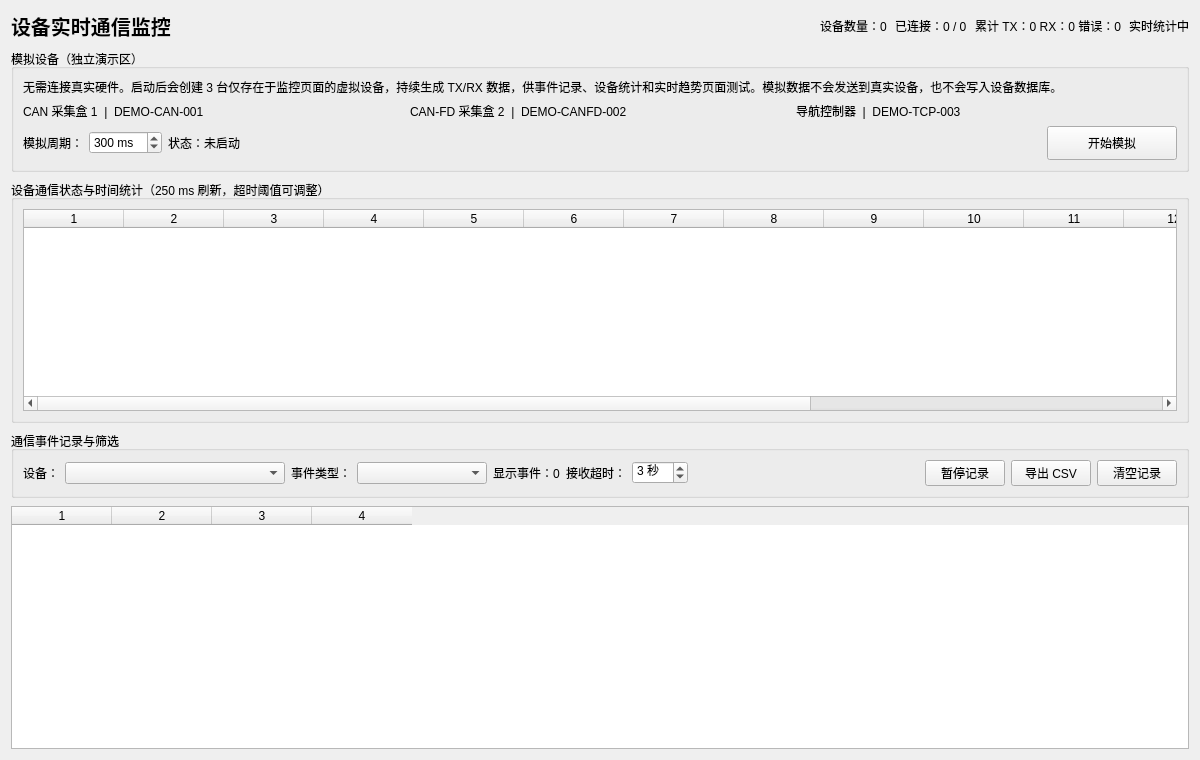
<?xml version="1.0" encoding="UTF-8"?>
<ui version="4.0">
 <class>MonitorPage</class>
 <widget class="QWidget" name="monitorPage">
  <property name="geometry">
   <rect><x>0</x><y>0</y><width>1200</width><height>760</height></rect>
  </property>
  <property name="windowTitle"><string>实时监控</string></property>
  <layout class="QVBoxLayout" name="verticalLayout">
   <property name="spacing"><number>8</number></property>
   <item>
    <layout class="QHBoxLayout" name="summaryLayout">
     <item>
      <widget class="QLabel" name="monitorTitleLabel">
       <property name="text"><string>设备实时通信监控</string></property>
       <property name="styleSheet"><string notr="true">font-size: 20px; font-weight: 600;</string></property>
      </widget>
     </item>
     <item><spacer name="summarySpacer"><property name="orientation"><enum>Qt::Horizontal</enum></property><property name="sizeHint" stdset="0"><size><width>30</width><height>20</height></size></property></spacer></item>
     <item><widget class="QLabel" name="deviceCountLabel"><property name="text"><string>设备数量：0</string></property></widget></item>
     <item><widget class="QLabel" name="connectedCountLabel"><property name="text"><string>已连接：0 / 0</string></property></widget></item>
     <item><widget class="QLabel" name="trafficSummaryLabel"><property name="text"><string>累计 TX：0 RX：0 错误：0</string></property></widget></item>
     <item><widget class="QLabel" name="monitorStateLabel"><property name="text"><string>实时统计中</string></property></widget></item>
    </layout>
   </item>
   <item>
    <widget class="QGroupBox" name="demoGroup">
     <property name="title"><string>模拟设备（独立演示区）</string></property>
     <layout class="QVBoxLayout" name="demoLayout">
      <item>
       <widget class="QLabel" name="demoDescriptionLabel">
        <property name="text"><string>无需连接真实硬件。启动后会创建 3 台仅存在于监控页面的虚拟设备，持续生成 TX/RX 数据，供事件记录、设备统计和实时趋势页面测试。模拟数据不会发送到真实设备，也不会写入设备数据库。</string></property>
        <property name="wordWrap"><bool>true</bool></property>
       </widget>
      </item>
      <item>
       <layout class="QHBoxLayout" name="demoDeviceLayout">
        <item><widget class="QLabel" name="demoCanLabel"><property name="text"><string>CAN 采集盒 1  |  DEMO-CAN-001</string></property></widget></item>
        <item><widget class="QLabel" name="demoCanFdLabel"><property name="text"><string>CAN-FD 采集盒 2  |  DEMO-CANFD-002</string></property></widget></item>
        <item><widget class="QLabel" name="demoTcpLabel"><property name="text"><string>导航控制器  |  DEMO-TCP-003</string></property></widget></item>
       </layout>
      </item>
      <item>
       <layout class="QHBoxLayout" name="demoControlLayout">
        <item><widget class="QLabel" name="demoIntervalLabel"><property name="text"><string>模拟周期：</string></property></widget></item>
        <item>
         <widget class="QSpinBox" name="demoIntervalSpinBox">
          <property name="minimum"><number>100</number></property>
          <property name="maximum"><number>3000</number></property>
          <property name="singleStep"><number>100</number></property>
          <property name="value"><number>300</number></property>
          <property name="suffix"><string> ms</string></property>
          <property name="toolTip"><string>每隔指定时间为三台模拟设备各生成一组 TX/RX 数据</string></property>
         </widget>
        </item>
        <item><widget class="QLabel" name="demoStatusLabel"><property name="text"><string>状态：未启动</string></property></widget></item>
        <item><spacer name="demoControlSpacer"><property name="orientation"><enum>Qt::Horizontal</enum></property><property name="sizeHint" stdset="0"><size><width>30</width><height>20</height></size></property></spacer></item>
        <item>
         <widget class="QPushButton" name="demoButton">
          <property name="minimumSize"><size><width>130</width><height>34</height></size></property>
          <property name="text"><string>开始模拟</string></property>
          <property name="toolTip"><string>启动或停止三台虚拟设备的数据模拟</string></property>
         </widget>
        </item>
       </layout>
      </item>
     </layout>
    </widget>
   </item>
   <item>
    <widget class="QGroupBox" name="metricsGroup">
     <property name="title"><string>设备通信状态与时间统计（250 ms 刷新，超时阈值可调整）</string></property>
     <layout class="QVBoxLayout" name="metricsLayout">
      <item>
       <widget class="QTableWidget" name="metricsTable">
        <property name="minimumSize"><size><width>0</width><height>150</height></size></property>
        <property name="maximumHeight"><number>230</number></property>
        <property name="rowCount"><number>0</number></property>
        <property name="columnCount"><number>16</number></property>
       </widget>
      </item>
     </layout>
    </widget>
   </item>
   <item>
    <widget class="QGroupBox" name="filterGroup">
     <property name="title"><string>通信事件记录与筛选</string></property>
     <layout class="QHBoxLayout" name="filterLayout">
      <item><widget class="QLabel" name="deviceFilterLabel"><property name="text"><string>设备：</string></property></widget></item>
      <item><widget class="QComboBox" name="deviceFilterCombo"><property name="minimumSize"><size><width>220</width><height>0</height></size></property></widget></item>
      <item><widget class="QLabel" name="directionFilterLabel"><property name="text"><string>事件类型：</string></property></widget></item>
      <item><widget class="QComboBox" name="directionFilterCombo"><property name="minimumSize"><size><width>130</width><height>0</height></size></property></widget></item>
      <item><widget class="QLabel" name="eventCountLabel"><property name="text"><string>显示事件：0</string></property></widget></item>
      <item><widget class="QLabel" name="timeoutLabel"><property name="text"><string>接收超时：</string></property></widget></item>
      <item><widget class="QSpinBox" name="timeoutSpinBox">
       <property name="minimum"><number>1</number></property>
       <property name="maximum"><number>60</number></property>
       <property name="value"><number>3</number></property>
       <property name="suffix"><string> 秒</string></property>
      </widget></item>
      <item><spacer name="filterSpacer"><property name="orientation"><enum>Qt::Horizontal</enum></property><property name="sizeHint" stdset="0"><size><width>30</width><height>20</height></size></property></spacer></item>
      <item><widget class="QPushButton" name="pauseButton"><property name="text"><string>暂停记录</string></property></widget></item>
      <item><widget class="QPushButton" name="exportButton"><property name="text"><string>导出 CSV</string></property></widget></item>
      <item><widget class="QPushButton" name="clearButton"><property name="text"><string>清空记录</string></property></widget></item>
     </layout>
    </widget>
   </item>
   <item>
    <widget class="QTableWidget" name="eventTable">
     <property name="minimumSize"><size><width>0</width><height>230</height></size></property>
     <property name="alternatingRowColors"><bool>true</bool></property>
     <property name="selectionMode"><enum>QAbstractItemView::SingleSelection</enum></property>
     <property name="selectionBehavior"><enum>QAbstractItemView::SelectRows</enum></property>
     <property name="editTriggers"><set>QAbstractItemView::NoEditTriggers</set></property>
     <property name="rowCount"><number>0</number></property>
     <property name="columnCount"><number>4</number></property>
    </widget>
   </item>
  </layout>
 </widget>
 <resources/>
 <connections/>
</ui>
